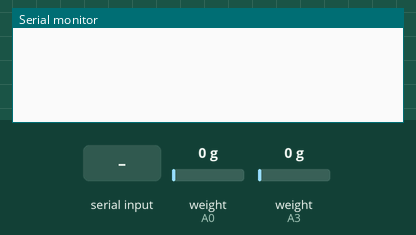
The sketch below on a simulated Arduino Uno, built with avr-gcc and run on an emulated ATmega328P. Shown: the last lines printed to the serial monitor. Inputs (shaded band) come from the test bench; at power-on: weight on the scale (sensors on A0, A3) 0 g.

Above: at 3.2 s.
3.3 s: weight on the scale (sensor on A0) set to 1250 g
At 3.8 s:
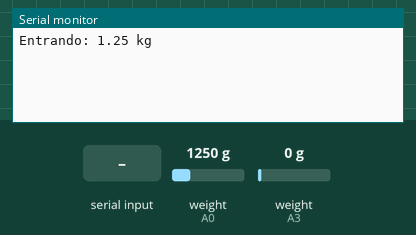
6.3 s: weight on the scale (sensor on A3) set to 1250 g
At 8.8 s:
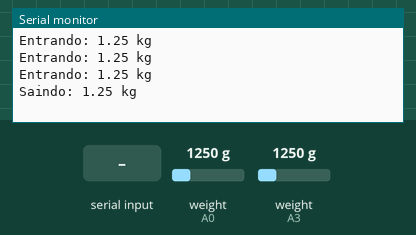
9.3 s: "t" received over Serial
At 12.2 s:
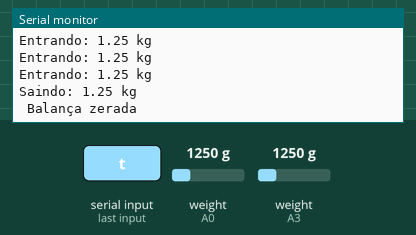
12.3 s: weight on the scale (sensor on A0) set to 3750 g
At 13.2 s:
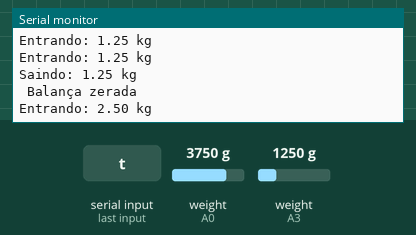
13.8 s: weight on the scale (sensor on A3) set to 3750 g
At 14.5 s:
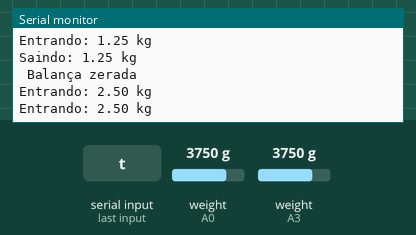

The sketch:

Entrando-saindo.ino
```cpp
#include "HX711.h"                    // Biblioteca HX711

#define DOUT1  A0                      // HX711 DATA OUT = pino A0 do Arduino da balança1
#define CLK1  A1                       // HX711 SCK IN = pino A1 do Arduino da balança1

#define DOUT2  A3                      // HX711 DATA OUT = pino A0 do Arduino da balança2
#define CLK2  A4                       // HX711 SCK IN = pino A1 do Arduino da balança2

HX711 balanca1(DOUT1, CLK1);             // instancia Balança1 HX711
HX711 balanca2(DOUT2, CLK2);             // instancia Balança2 HX711

float calibration_factor_balanca_1 = 26450;     // fator de calibração aferido na Calibraçao da balança1
float calibration_factor_balanca_2 = 25980;  // fator de calibração aferido na Calibraçao da balança2


void setup()
{
  Serial.begin(9600);
  balanca1.set_scale(calibration_factor_balanca_1);      // ajusta fator de calibração da balança 1
  balanca2.set_scale(calibration_factor_balanca_2);      // ajusta fator de calibração da balança 2
  balanca1.tare();                                       // zera a Balança1
  balanca2.tare();                                       // zera a Balança2
}

void loop(){
float b1 = balanca1.get_units();
float b2 = balanca2.get_units();

  if (b1>0.5){
    Serial.print("Entrando: ");                // imprime no monitor serial
    Serial.print(b1, 2);              // imprime peso na balança com 2 casas decimais
    Serial.println(" kg");                             // imprime no monitor serial
    delay(1500) ;                                       // atraso de 1 segundo
  }

  if (b2>0.5){
  Serial.print("Saindo: ");               //imprime o monitor serial
  Serial.print(b2, 2);             // imprime peso na balança com 2 casas decimais
  Serial.println(" kg");                             // imprime no monitor serial
  delay(1500) ;                                       // atraso de 1 segundo
  }

  if (Serial.available())                            // se a serial estiver disponivel
  {
    char temp = Serial.read();                       // le carcter da serial
    if (temp == 't' || temp == 'T')                  // se pressionar t ou T
    {
      balanca1.tare();                                // zera a balança1
      balanca2.tare();                                // zera a balança2
      Serial.println(" Balança zerada");             // imprime no monitor serial
    }
  }
}
```

Measured:
- after the input at 3.3 s, the serial monitor: prints a new line after 0.10 s (image 1)
- after the input at 6.3 s, the serial monitor: prints a new line after 2.0 s (image 2)
- after the input at 9.3 s, the serial monitor: prints a new line after 2.5 s (image 3)
- after the input at 12.3 s, the serial monitor: prints a new line after 0.11 s (image 4)
